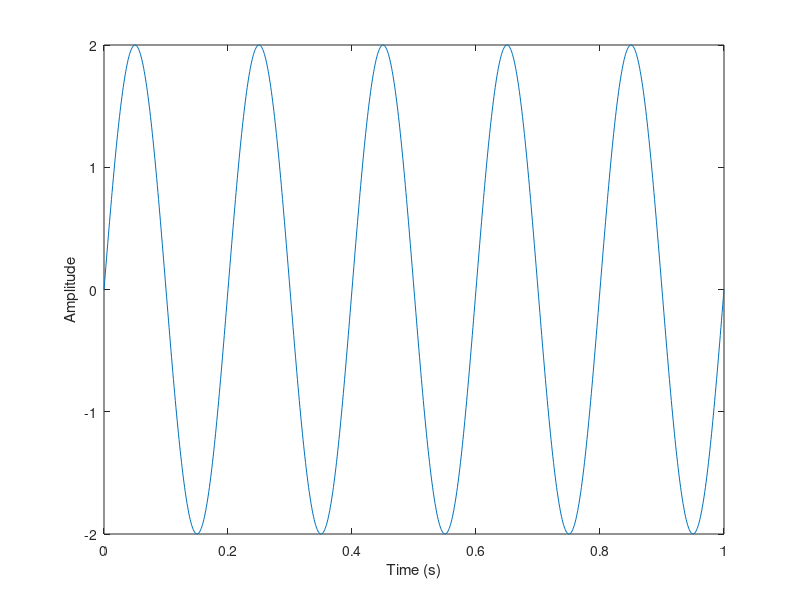

The MATLAB script that drew this image:
f = input('Enter frequency in Hz: ');
t = 0:0.001:1;
x = 2*sin(2*pi*f*t);
plot(t,x);
xlabel('Time (s)');
ylabel('Amplitude');
